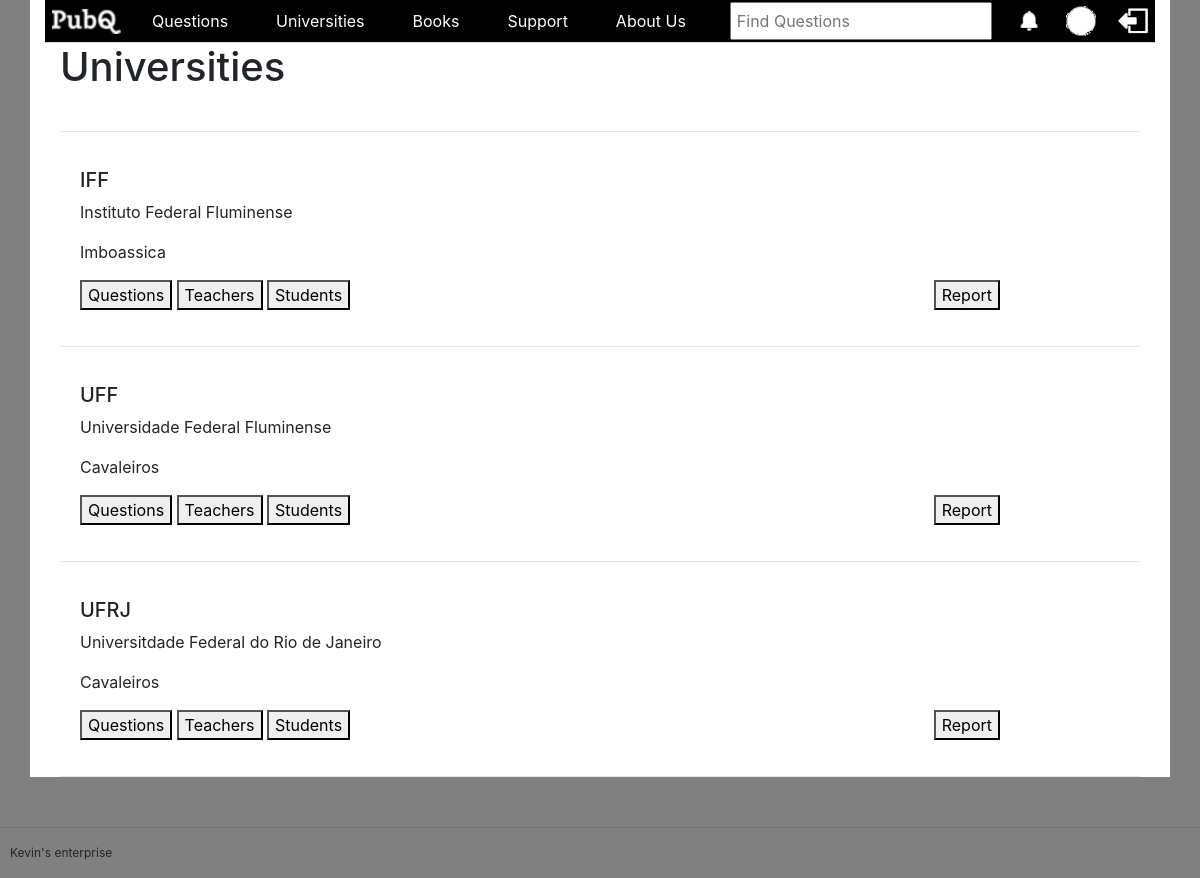
The app's page /universities/ (signed in) with its own data.
### base/models.py (models this page shows, shortened)
class University(models.Model):
    profile_pic = models.ImageField(default='profile1.png', null=True, blank=True)
    date_created = models.DateTimeField(auto_now_add=True, null=True)
    name = models.CharField(max_length=200)
    initials = models.CharField(max_length=10)
    like_count = models.IntegerField(default=0, blank=True, null=True)
    deslike_count = models.IntegerField(default=0, blank=True, null=True)
    addresses = models.ManyToManyField(Address, blank=True)
    users = models.ManyToManyField(UserPermission, blank=True)
    commentaries = models.ManyToManyField(Commentary, blank=True, null=True)
    likes = models.ManyToManyField(Like, blank=True, null=True)
    deslikes = models.ManyToManyField(Deslike, blank=True, null=True)
    reports = models.ManyToManyField(Report, blank=True, null=True)
    questions = models.ManyToManyField('Question', blank=True, null=True)

class Address(models.Model):
    neighborhood = models.CharField(max_length=200)
    number = models.CharField(max_length=20, blank=True, null=True)
    complement = models.CharField(max_length=200, blank=True, null=True)
    city = models.ForeignKey(City, on_delete=models.PROTECT)
    def __str__(self):
        return self.neighborhood

### base/views.py (the view)
# urls.py: path('universities/', views.universities, name='universities'),
@login_required(login_url='login')
def universities(request):
	universities = University.objects.all()
	paginator = Paginator(universities, 5)
	page = request.GET.get('page')
	try:
		universities = paginator.page(page)
	except PageNotAnInteger:
		universities = paginator.page(1)
	except EmptyPage:
		universities = paginator.page(paginator.num_pages)
	context = {'page':page, 'universities':universities,}
	return render(request, 'base/universities.html', context)

### base/templates/base/universities.html (shortened to what this page needs)
{%  extends 'base/main.html' %}
{% block content %}
<div class="container">
    <h1 style="margin-bottom:40px;">Universities</h1>
    <hr>
    {% for university in universities %}
        <div style="padding:20px;">
            <h5>{{university.initials}}</h5>
            <p>{{university.name}}</p>
            {% for address in university.addresses.all %}
                <p>{{address}}</p>
            {% endfor %}
            <button>Questions</button>
            <button>Teachers</button>
            <button>Students</button>
            <button style="position:absolute; right:200px;">Report</button>
        </div>
        <hr>
    {% endfor %}
</div>
{% endblock %}

### records on screen
University: initials "IFF", name "Instituto Federal Fluminense"
Address: neighborhood "Imboassica"
University: initials "UFF", name "Universidade Federal Fluminense"
Address: neighborhood "Cavaleiros"
University: initials "UFRJ", name "Universitdade Federal do Rio de Janeiro"
Address: neighborhood "Cavaleiros"
